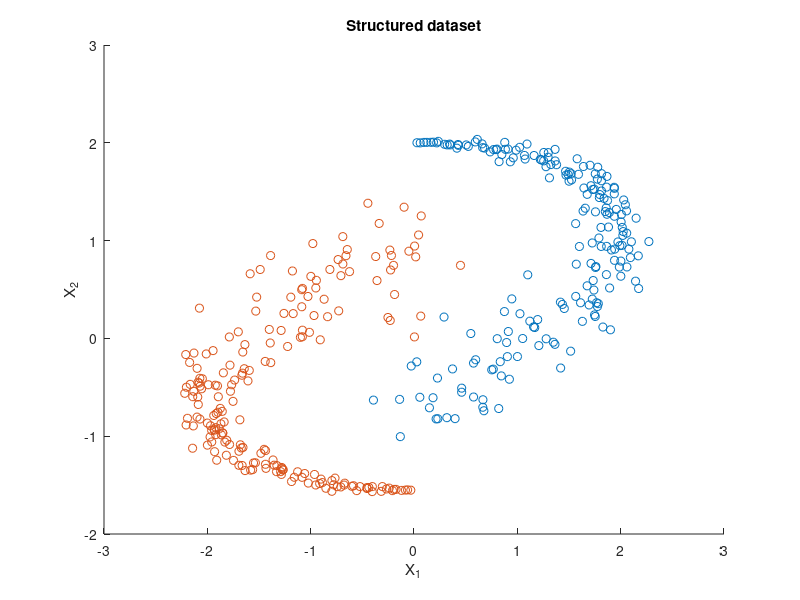

This chart was generated by the following MATLAB code: (Note: this script raises an error after producing the figure.)
%% Kernel PCA
% change the number of PC
clc;
clear;
nb=400;
sig=0.3;
nb=nb/2;
% construct data
leng = 1;
for t=1:nb, 
  yin(t,:) = [2.*sin(t/nb*pi*leng) 2.*cos(.61*t/nb*pi*leng) (t/nb*sig)]; 
  yang(t,:) = [-2.*sin(t/nb*pi*leng) .45-2.*cos(.61*t/nb*pi*leng) (t/nb*sig)]; 
  samplesyin(t,:)  = [yin(t,1)+yin(t,3).*randn   yin(t,2)+yin(t,3).*randn];
  samplesyang(t,:) = [yang(t,1)+yang(t,3).*randn   yang(t,2)+yang(t,3).*randn];
end

% plot dataset
h=figure; hold on
plot(samplesyin(:,1),samplesyin(:,2),'o');
plot(samplesyang(:,1),samplesyang(:,2),'o');
xlabel('X_1');
ylabel('X_2');
title('Structured dataset');
disp('Press any key to continue');
pause;
% get user inputs
ncList=[6,9,12,15,18,21];
for nc=ncList
    disp(nc);
    sig2=0.4;
    approx='eigs';
    % calculate the eigenvectors in the feature space (principal components)
    [lam,U] = kpca([samplesyin;samplesyang],'RBF_kernel',sig2,[],approx,nc);
    % denoise
    xd = denoise_kpca([samplesyin;samplesyang],'RBF_kernel',sig2,[],approx,nc);
    plot(samplesyin(:,1),samplesyin(:,2),'o');
    plot(samplesyang(:,1),samplesyang(:,2),'o');
    plot(xd(:,1),xd(:,2),'r+');
    title('Kernel PCA - Denoised datapoints in red');
    disp("press key to see next"),pause,
end

%% linear PCA
% Projections on the first component using linear PCA

dat=[samplesyin;samplesyang];
dat(:,1)=dat(:,1)-mean(dat(:,1));
dat(:,2)=dat(:,2)-mean(dat(:,2));


[lam_lin,U_lin] = pca(dat);


%proj_lin=grid*U_lin;

figure;

plot(samplesyin(:,1),samplesyin(:,2),'o');hold on;
plot(samplesyang(:,1),samplesyang(:,2),'o');
%contour(Xax,Yax,reshape(proj_lin(:,1),length(Yax),length(Xax)));

xdl=U_lin(:,1)*U_lin(:,1)';
plot(xdl(:,1),xdl(:,2),'r+');

title('Linear PCA - Denoised data points using the first principal component');



%% Spectral PCA
clear;
load two3drings;        % load the toy example
[N,d]=size(X);
perm=randperm(N);   % shuffle the data
X=X(perm,:);
sig2List=[0.001,0.005,0.01,0.02,0.05];  % set the kernel parameters

for sig2=sig2List
    K=kernel_matrix(X,'RBF_kernel',sig2);   %compute the RBF kernel (affinity) matrix
    D=diag(sum(K));         % compute the degree matrix (sum of the columns of K)
    [U,lambda]=eigs(inv(D)*K,3);  % Compute the 3 largest eigenvalues/vectors using Lanczos
                                  % The largest eigenvector does not contain
                                  % clustering information. For binary clustering,
                                  % the solution is the second largest eigenvector.
    clust=sign(U(:,2)); % Threshold the eigenvector solution to obtain binary cluster indicators
    [y,order]=sort(clust,'descend');    % Sort the data using the cluster information
    Xsorted=X(order,:);
    Ksorted=kernel_matrix(Xsorted,'RBF_kernel',sig2);   % Compute the kernel matrix of the
                                                        % sorted data.
    proj=K*U(:,2:3);    % Compute the projections onto the subspace spanned by the second,
                        % and third largest eigenvectors.
    %%%% PLOTTING SECTION %%%%                                                 
    subplot(1,2,1)
    scatter3(X(:,1),X(:,2),X(:,3),15);
    title('Two interlaced rings in a 3D space');
    subplot(1,2,2);
    scatter3(X(:,1),X(:,2),X(:,3),30,clust);
    title('Clustering results');
    disp('<<<<<<<<<<<<Press any key>>>>>>>>>>>>>>');
    pause;
    figure;
    subplot(1,2,1);
    imshow(K);
    title('Kernel matrix of the original data');
    subplot(1,2,2);
    imshow(Ksorted);
    title('Kernel matrix after sorting the data using the cluster information');
    figure;
    scatter(proj(:,1),proj(:,2),15,clust);
    title('Projections onto subspace spanned by the 2nd and 3rd largest eigenvectors');
    disp('<<<<<<<<<<<<Press any key>>>>>>>>>>>>>>');
    pause;
end

%% Fixed size LS-SVM






















